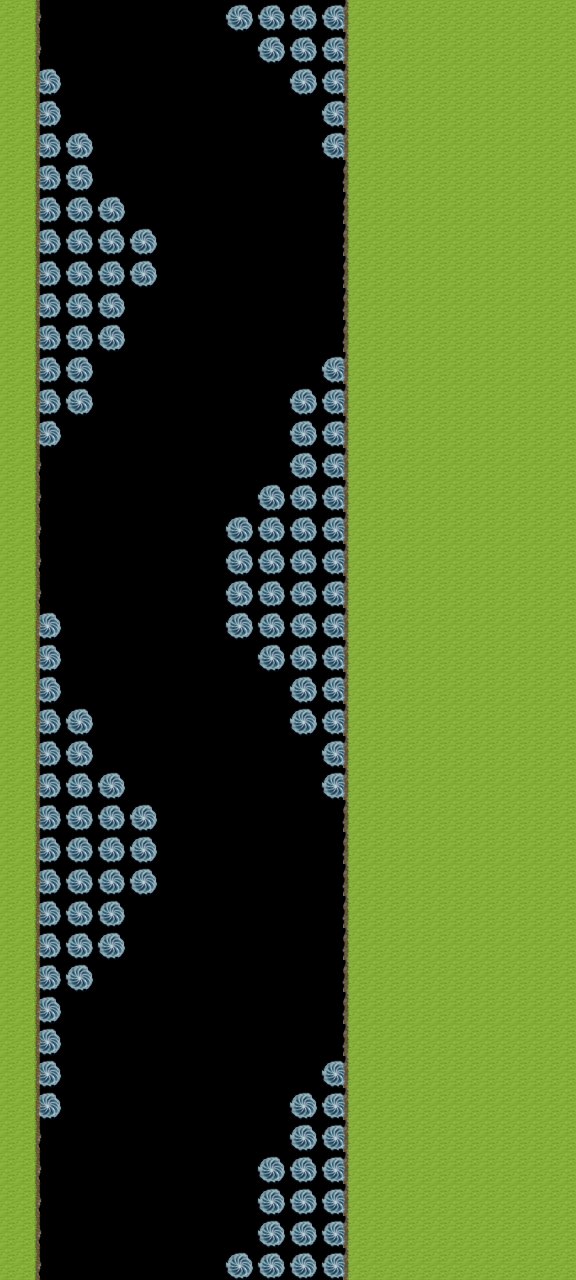

Tiled map render using the project's own tile images. Description and the map definition, with tile-layer contents summarised, below:
An orthogonal 18x40 tile map with 32x32 px tiles, 4 tile layers (Object, Terrain, ObjectVisable, TerrainVisable), 2 tilesets.

<map version="1.0" orientation="orthogonal" renderorder="right-down" width="18" height="40" tilewidth="32" tileheight="32" nextobjectid="1">
 <tileset firstgid="1" name="irukaJetMap" tilewidth="32" tileheight="32" tilecount="13">
  <image source="irukaJetMap.png" width="32" height="416" />
  <tile id="0">
   <properties>
    <property name="category" value="0" />
   </properties>
  </tile>
  <tile id="1">
   <properties>
    <property name="category" value="0" />
   </properties>
  </tile>
  <tile id="2">
   <properties>
    <property name="category" value="0" />
   </properties>
  </tile>
  <tile id="3">
   <properties>
    <property name="category" value="0" />
   </properties>
  </tile>
  <tile id="4">
   <properties>
    <property name="category" value="0" />
   </properties>
  </tile>
  <tile id="5">
   <properties>
    <property name="category" value="0" />
   </properties>
  </tile>
  <tile id="6">
   <properties>
    <property name="category" value="0" />
   </properties>
  </tile>
  <tile id="7">
   <properties>
    <property name="category" value="0" />
   </properties>
  </tile>
  <tile id="8">
   <properties>
    <property name="category" value="1" />
   </properties>
  </tile>
  <tile id="9">
   <properties>
    <property name="category" value="0" />
   </properties>
  </tile>
  <tile id="10">
   <properties>
    <property name="category" value="0" />
   </properties>
  </tile>
  <tile id="11">
   <properties>
    <property name="category" value="0" />
   </properties>
  </tile>
  <tile id="12">
   <properties>
    <property name="category" value="0" />
   </properties>
  </tile>
 </tileset>
 <tileset firstgid="14" name="irukaJetObject" tilewidth="32" tileheight="32" tilecount="2">
  <image source="irukaJetObject.png" width="32" height="64" />
  <tile id="0">
   <properties>
    <property name="category" value="4" />
   </properties>
  </tile>
  <tile id="1">
   <properties>
    <property name="category" value="1" />
   </properties>
  </tile>
 </tileset>
 <layer name="Object" width="18" height="40">
  <data>[720 cells, 53 non-empty, 1 distinct tile ids]</data>
 </layer>
 <layer name="Terrain" width="18" height="40">
  <properties>
   <property name="category" value="" />
  </properties>
  <data>[720 cells, 26 non-empty, 1 distinct tile ids]</data>
 </layer>
 <layer name="ObjectVisable" width="18" height="40">
  <data>[720 cells, 126 non-empty, 1 distinct tile ids]</data>
 </layer>
 <layer name="TerrainVisable" width="18" height="40">
  <properties>
   <property name="category" value="" />
  </properties>
  <data>[720 cells, 400 non-empty, 3 distinct tile ids]</data>
 </layer>
</map>